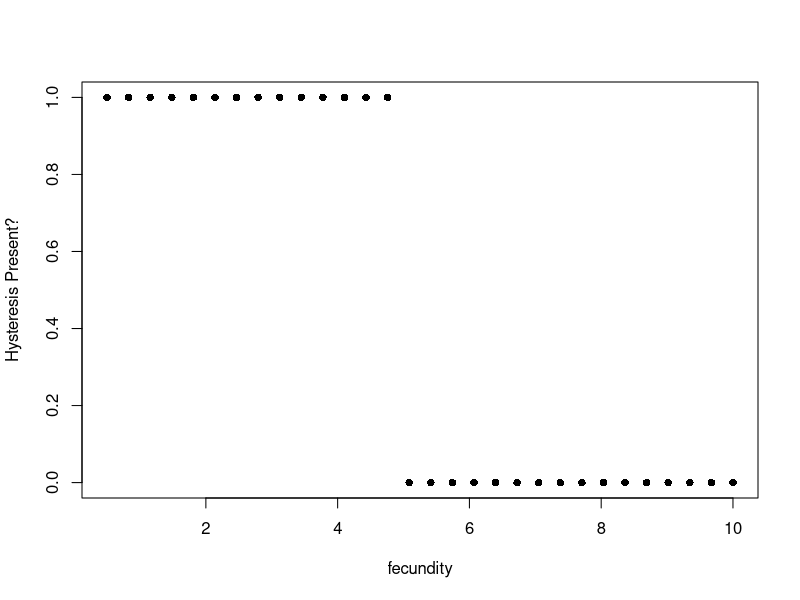
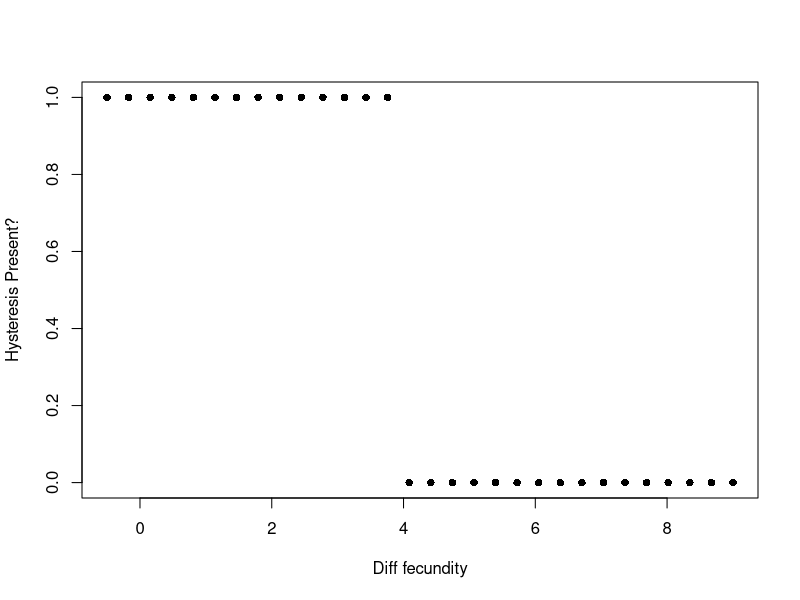
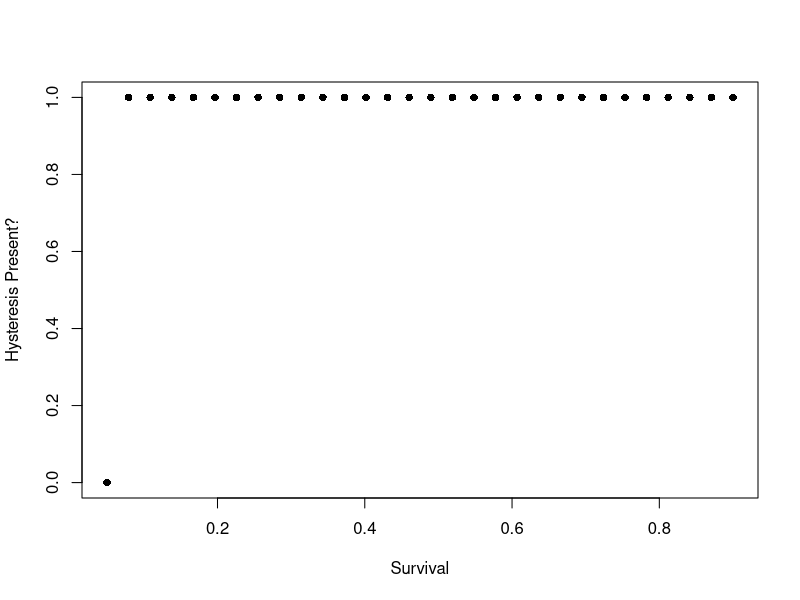
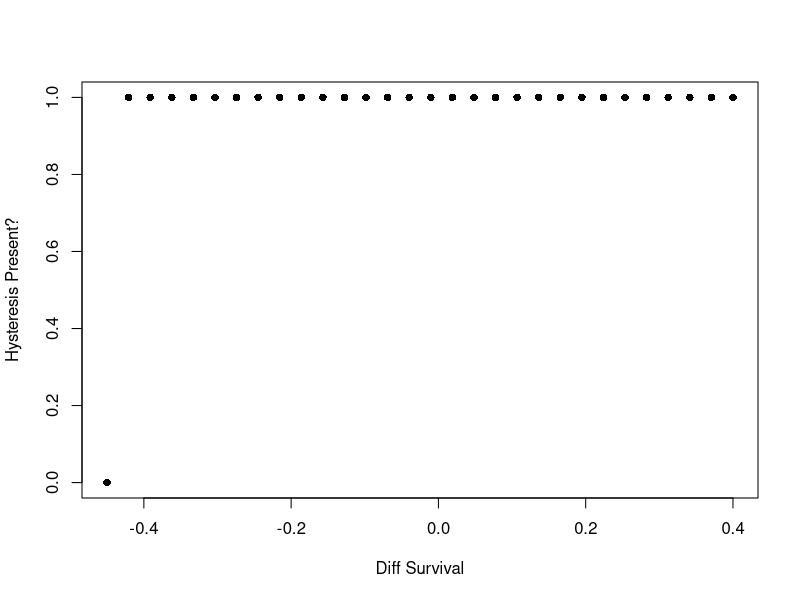
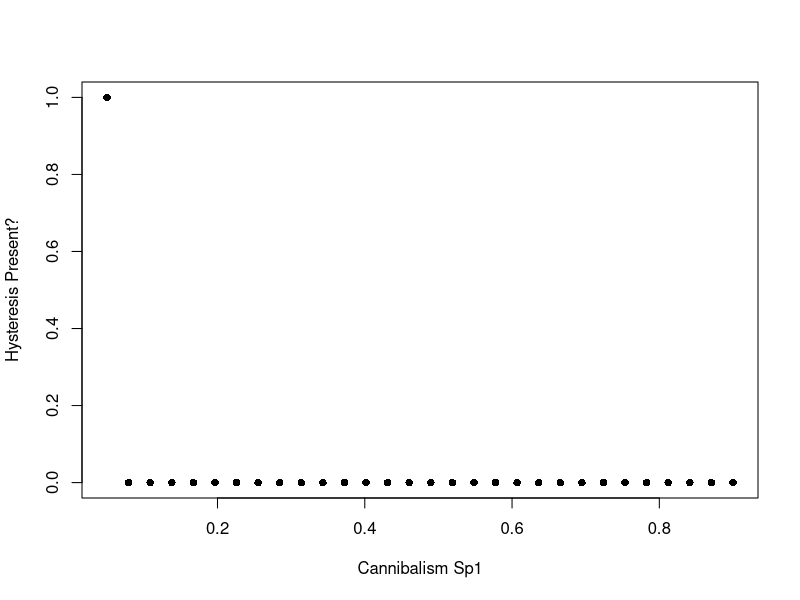
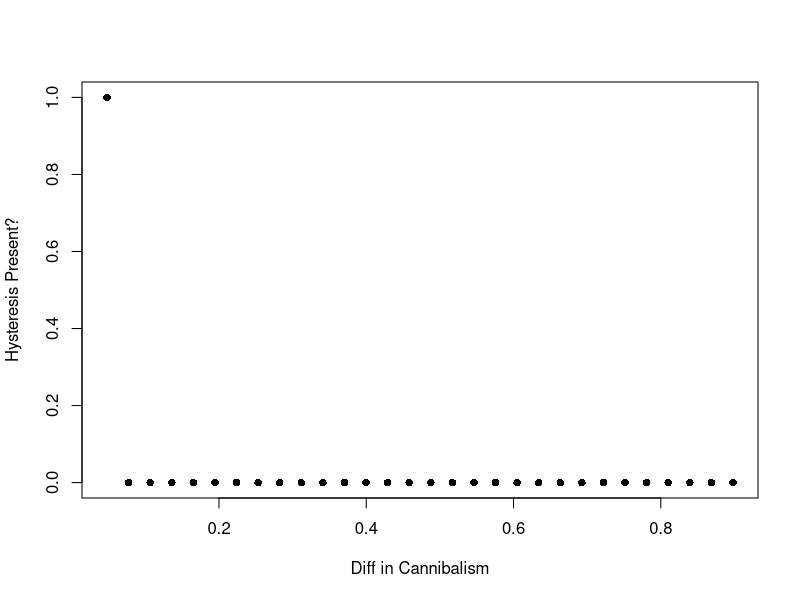

Generate these figures, in order, with R:
# some code to explore my version of the Biggs model and see how robust it is to changes in parameter values.
#plan is to run model over a range of different values for a few different parameters using the same two loop structure I used earlier to see if hyperstability occurs

#parms to loop through that change their hyperstability effect depending on magnitute of difference (f,s,cannibalism(cJJ))
library(deSolve)
rm(list = ls())
simBiggs3<-function(t,y,params){
  A1<-y[1]
  A2<-y[2]
  J1<-y[3]
  J2<-y[4]
  with(as.list(params),{
    dA1dt=-qE1*A1+(s1-1)*A1+s1*J1
    dA2dt=-qE2*A2+(s2-1)*A2+s2*J2
    dJ1dt=-cJ1A1*J1*A1-cJ1J2*J2*J1-(cJ1A2*v1*A2*J1)/(h1+v1+cJ1A2*A2)+f1*A1
    dJ2dt=-cJ2A2*J2*A2-cJ2J1*J1*J2-(cJ2A1*v2*A1*J2)/(h2+v2+cJ2A1*A1)+f2*A2
    return(list(c(dA1dt,dA2dt,dJ1dt,dJ2dt)))
  })
}
#### FECUNDITY LOOP ####
times=1:500

fs=data.frame(fs=seq(0.5,10,length.out = 30),hyst=0) # 1=yes, 0=no
for(f in 1:nrow(fs)){
  
  store=data.frame(qEs=seq(.05,8,length.out=30),A1=0,A2=0,J1=0,J2=0)
  y0=c(10,200,40,40)
  for(i in 1:nrow(store)){
    p=c(c(qE1=store$qEs[i],s1=0.5,cJ1A1=0.002,cJ1A2=0.002,cJ1J2=0.001,v1=1,h1=1,f1=fs$fs[f]),
        c(qE2=1.8,s2=0.5,cJ2A2=0.002,cJ2A1=0.002,cJ2J1=0.001,v2=1,h2=20,f2=1))
    sim=ode(y=y0,times=times,func=simBiggs3,parms=p)
    store$A1[i]=sim[nrow(sim),2]
    store$A2[i]=sim[nrow(sim),3]
    #store$J1[i]=sim[nrow(sim),4]
    #store$J2[i]=sim[nrow(sim),5]
  }
  store2=data.frame(qEs=seq(.05,8,length.out=30),A1=0,A2=0,J1=0,J2=0)
  y0=c(200,10,40,40)
  for(i in 1:nrow(store)){
    p=c(c(qE1=store2$qEs[i],s1=0.5,cJ1A1=0.002,cJ1A2=0.002,cJ1J2=0.001,v1=1,h1=6,f1=fs$fs[f]),
        c(qE2=1.8,s2=0.5,cJ2A2=0.002,cJ2A1=0.002,cJ2J1=0.001,v2=1,h2=6,f2=1))
    sim=ode(y=y0,times=times,func=simBiggs3,parms=p)
    store2$A1[i]=sim[nrow(sim),2]
    store2$A2[i]=sim[nrow(sim),3]
    #store2$J1[i]=sim[nrow(sim),4]
    #store2$J2[i]=sim[nrow(sim),5]
  }
  if(any(abs(store$A2-store2$A2)>1) & any(abs(store$A1-store2$A1)>1)){fs$hyst[f]=1}
  
}
plot(fs$fs,fs$hyst,pch=16,xlab = "fecundity",ylab = "Hysteresis Present?")
plot(fs$fs-1,fs$hyst,pch=16,xlab = "Diff fecundity",ylab = "Hysteresis Present?")

#### SURVIVAL LOOP ####
times=1:500

ss=data.frame(ss=seq(0.05,.9,length.out = 30),hyst=0) # 1=yes, 0=no
for(f in 1:nrow(ss)){
  
  store=data.frame(qEs=seq(.05,8,length.out=30),A1=0,A2=0,J1=0,J2=0)
  y0=c(10,200,40,40)
  for(i in 1:nrow(store)){
    p=c(c(qE1=store$qEs[i],s1=ss$ss[f],cJ1A1=0.002,cJ1A2=0.002,cJ1J2=0.001,v1=1,h1=1,f1=1),
        c(qE2=1.8,s2=0.5,cJ2A2=0.002,cJ2A1=0.002,cJ2J1=0.001,v2=1,h2=20,f2=1))
    sim=ode(y=y0,times=times,func=simBiggs3,parms=p)
    store$A1[i]=sim[nrow(sim),2]
    store$A2[i]=sim[nrow(sim),3]
    #store$J1[i]=sim[nrow(sim),4]
    #store$J2[i]=sim[nrow(sim),5]
  }
  store2=data.frame(qEs=seq(.05,8,length.out=30),A1=0,A2=0,J1=0,J2=0)
  y0=c(200,10,40,40)
  for(i in 1:nrow(store)){
    p=c(c(qE1=store2$qEs[i],s1=ss$ss[f],cJ1A1=0.002,cJ1A2=0.002,cJ1J2=0.001,v1=1,h1=6,f1=1),
        c(qE2=1.8,s2=0.5,cJ2A2=0.002,cJ2A1=0.002,cJ2J1=0.001,v2=1,h2=6,f2=1))
    sim=ode(y=y0,times=times,func=simBiggs3,parms=p)
    store2$A1[i]=sim[nrow(sim),2]
    store2$A2[i]=sim[nrow(sim),3]
    #store2$J1[i]=sim[nrow(sim),4]
    #store2$J2[i]=sim[nrow(sim),5]
  }
  if(any(abs(store$A2-store2$A2)>1) & any(abs(store$A1-store2$A1)>1)){ss$hyst[f]=1}
  
}
plot(ss$ss,ss$hyst,pch=16,xlab = "Survival",ylab = "Hysteresis Present?")
plot(ss$ss-0.5,ss$hyst,pch=16,xlab = "Diff Survival",ylab = "Hysteresis Present?")

#### CANNIBALISM LOOP ####
times=1:500

can=data.frame(can=seq(0.05,.9,length.out = 30),hyst=0) # 1=yes, 0=no
for(f in 1:nrow(can)){
  
  store=data.frame(qEs=seq(.05,8,length.out=30),A1=0,A2=0,J1=0,J2=0)
  y0=c(10,200,40,40)
  for(i in 1:nrow(store)){
    p=c(c(qE1=store$qEs[i],s1=0.5,cJ1A1=can$can[f],cJ1A2=0.002,cJ1J2=0.001,v1=1,h1=1,f1=1),
        c(qE2=1.8,s2=0.5,cJ2A2=0.002,cJ2A1=0.002,cJ2J1=0.001,v2=1,h2=20,f2=1))
    sim=ode(y=y0,times=times,func=simBiggs3,parms=p)
    store$A1[i]=sim[nrow(sim),2]
    store$A2[i]=sim[nrow(sim),3]
    #store$J1[i]=sim[nrow(sim),4]
    #store$J2[i]=sim[nrow(sim),5]
  }
  store2=data.frame(qEs=seq(.05,8,length.out=30),A1=0,A2=0,J1=0,J2=0)
  y0=c(200,10,40,40)
  for(i in 1:nrow(store)){
    p=c(c(qE1=store2$qEs[i],s1=0.5,cJ1A1=can$can[f],cJ1A2=0.002,cJ1J2=0.001,v1=1,h1=6,f1=1),
        c(qE2=1.8,s2=0.5,cJ2A2=0.002,cJ2A1=0.002,cJ2J1=0.001,v2=1,h2=6,f2=1))
    sim=ode(y=y0,times=times,func=simBiggs3,parms=p)
    store2$A1[i]=sim[nrow(sim),2]
    store2$A2[i]=sim[nrow(sim),3]
    #store2$J1[i]=sim[nrow(sim),4]
    #store2$J2[i]=sim[nrow(sim),5]
  }
  if(any(abs(store$A2-store2$A2)>1) & any(abs(store$A1-store2$A1)>1)){can$hyst[f]=1}
  
}
plot(can$can,can$hyst,pch=16,xlab = "Cannibalism Sp1",ylab = "Hysteresis Present?")
plot(can$can-0.002,can$hyst,pch=16,xlab = "Diff in Cannibalism",ylab = "Hysteresis Present?")
